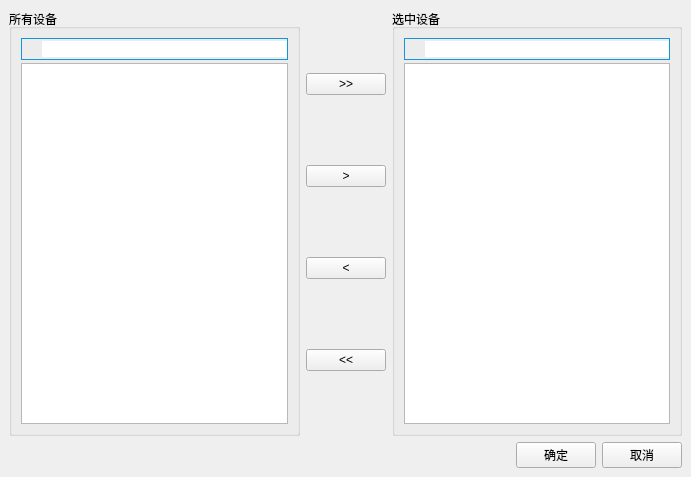
<?xml version="1.0" encoding="UTF-8"?>
<ui version="4.0">
 <class>AddTypeAndEquipmentDlg</class>
 <widget class="QWidget" name="AddTypeAndEquipmentDlg">
  <property name="geometry">
   <rect>
    <x>0</x>
    <y>0</y>
    <width>691</width>
    <height>477</height>
   </rect>
  </property>
  <property name="windowTitle">
   <string>Form</string>
  </property>
  <property name="styleSheet">
   <string notr="true">#lblAllSearch,#lblSelectSearch{border-image:url(':/Resources/Common/image/Search.png');} 
#wgtAllSearch,#wgtSelectSearch{border:1px solid #1296db;}	
#leAllSearch, #leSelectSearch{ border:none; }</string>
  </property>
  <layout class="QVBoxLayout" name="verticalLayout">
   <property name="spacing">
    <number>0</number>
   </property>
   <property name="margin">
    <number>0</number>
   </property>
   <item>
    <widget class="QWidget" name="widget" native="true">
     <layout class="QVBoxLayout" name="verticalLayout_5">
      <item>
       <layout class="QHBoxLayout" name="horizontalLayout">
        <item>
         <widget class="QGroupBox" name="groupBox">
          <property name="title">
           <string>所有设备</string>
          </property>
          <layout class="QVBoxLayout" name="verticalLayout_3">
           <property name="spacing">
            <number>3</number>
           </property>
           <item>
            <widget class="QWidget" name="wgtAllSearch" native="true">
             <layout class="QHBoxLayout" name="horizontalLayout_3">
              <property name="spacing">
               <number>0</number>
              </property>
              <property name="margin">
               <number>1</number>
              </property>
              <item>
               <widget class="QLabel" name="lblAllSearch">
                <property name="minimumSize">
                 <size>
                  <width>20</width>
                  <height>20</height>
                 </size>
                </property>
                <property name="maximumSize">
                 <size>
                  <width>20</width>
                  <height>20</height>
                 </size>
                </property>
                <property name="text">
                 <string/>
                </property>
               </widget>
              </item>
              <item>
               <widget class="QLineEdit" name="leAllSearch"/>
              </item>
             </layout>
            </widget>
           </item>
           <item>
            <widget class="QListWidget" name="lstWgtAll">
             <property name="selectionMode">
              <enum>QAbstractItemView::ExtendedSelection</enum>
             </property>
            </widget>
           </item>
          </layout>
         </widget>
        </item>
        <item>
         <layout class="QVBoxLayout" name="verticalLayout_2">
          <item>
           <widget class="QPushButton" name="pushBtnAddAll">
            <property name="text">
             <string>&gt;&gt;</string>
            </property>
           </widget>
          </item>
          <item>
           <widget class="QPushButton" name="pushBtnAddOne">
            <property name="text">
             <string>&gt;</string>
            </property>
           </widget>
          </item>
          <item>
           <widget class="QPushButton" name="pushBtnDelOne">
            <property name="text">
             <string>&lt;</string>
            </property>
           </widget>
          </item>
          <item>
           <widget class="QPushButton" name="pushBtnDelAll">
            <property name="text">
             <string>&lt;&lt;</string>
            </property>
           </widget>
          </item>
         </layout>
        </item>
        <item>
         <widget class="QGroupBox" name="groupBox_2">
          <property name="title">
           <string>选中设备</string>
          </property>
          <layout class="QVBoxLayout" name="verticalLayout_4">
           <property name="spacing">
            <number>3</number>
           </property>
           <item>
            <widget class="QWidget" name="wgtSelectSearch" native="true">
             <layout class="QHBoxLayout" name="horizontalLayout_4">
              <property name="spacing">
               <number>0</number>
              </property>
              <property name="margin">
               <number>1</number>
              </property>
              <item>
               <widget class="QLabel" name="lblSelectSearch">
                <property name="minimumSize">
                 <size>
                  <width>20</width>
                  <height>20</height>
                 </size>
                </property>
                <property name="maximumSize">
                 <size>
                  <width>20</width>
                  <height>20</height>
                 </size>
                </property>
                <property name="text">
                 <string/>
                </property>
               </widget>
              </item>
              <item>
               <widget class="QLineEdit" name="leSelectSearch"/>
              </item>
             </layout>
            </widget>
           </item>
           <item>
            <widget class="QListWidget" name="lstWgtSelect">
             <property name="selectionMode">
              <enum>QAbstractItemView::ExtendedSelection</enum>
             </property>
            </widget>
           </item>
          </layout>
         </widget>
        </item>
       </layout>
      </item>
      <item>
       <layout class="QHBoxLayout" name="horizontalLayout_2">
        <item>
         <spacer name="horizontalSpacer">
          <property name="orientation">
           <enum>Qt::Horizontal</enum>
          </property>
          <property name="sizeHint" stdset="0">
           <size>
            <width>40</width>
            <height>20</height>
           </size>
          </property>
         </spacer>
        </item>
        <item>
         <widget class="QPushButton" name="pushBtnOK">
          <property name="text">
           <string>确定</string>
          </property>
         </widget>
        </item>
        <item>
         <widget class="QPushButton" name="pushBtnCancel">
          <property name="text">
           <string>取消</string>
          </property>
         </widget>
        </item>
       </layout>
      </item>
     </layout>
    </widget>
   </item>
  </layout>
 </widget>
 <resources/>
 <connections/>
</ui>
